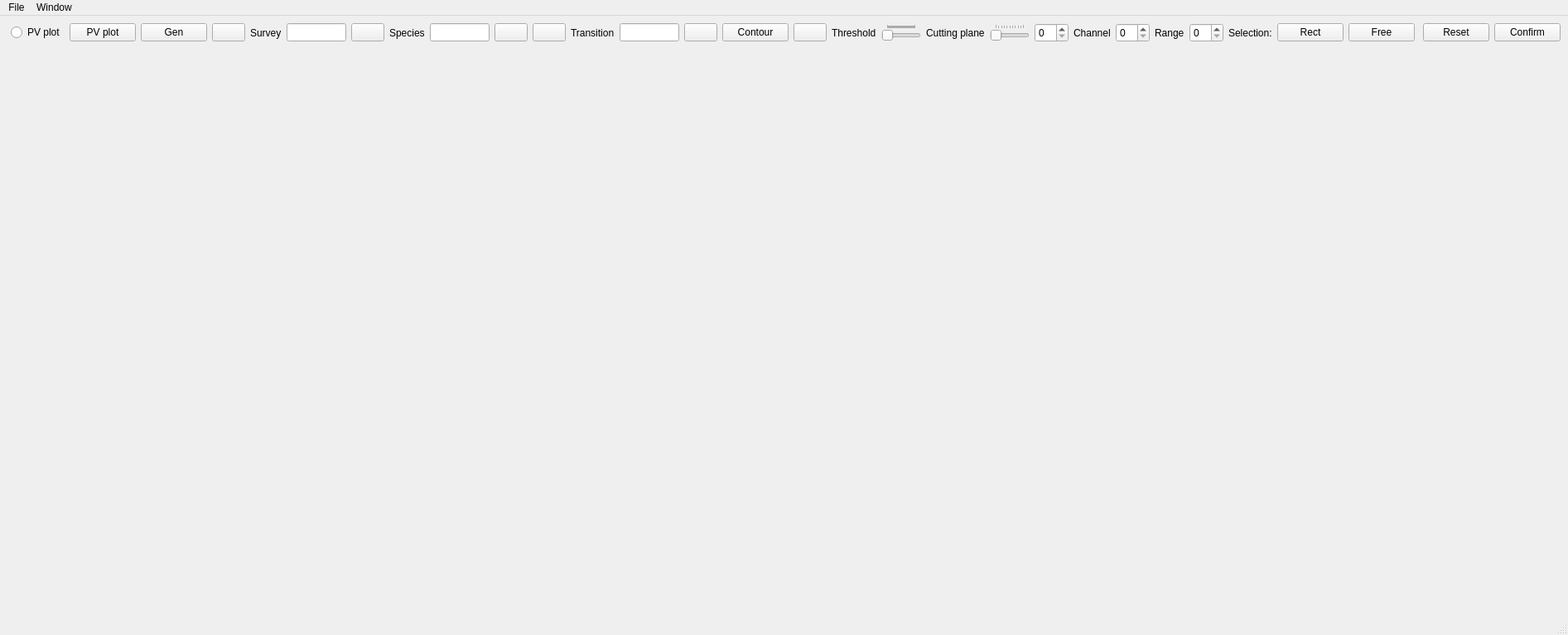
<?xml version="1.0" encoding="UTF-8"?>
<ui version="4.0">
 <class>vtkwindow</class>
 <widget class="QMainWindow" name="vtkwindow">
  <property name="geometry">
   <rect>
    <x>0</x>
    <y>0</y>
    <width>1893</width>
    <height>767</height>
   </rect>
  </property>
  <property name="windowTitle">
   <string>MainWindow</string>
  </property>
  <widget class="QWidget" name="win">
   <layout class="QVBoxLayout" name="verticalLayout_2">
    <item>
     <layout class="QHBoxLayout" name="horizontalLayout">
      <item>
       <spacer name="horizontalSpacer">
        <property name="orientation">
         <enum>Qt::Horizontal</enum>
        </property>
        <property name="sizeHint" stdset="0">
         <size>
          <width>40</width>
          <height>20</height>
         </size>
        </property>
       </spacer>
      </item>
      <item>
       <widget class="QRadioButton" name="PVPlot_radioButton">
        <property name="text">
         <string>PV plot</string>
        </property>
       </widget>
      </item>
      <item>
       <widget class="QPushButton" name="PVPlotPushButton">
        <property name="text">
         <string>PV plot</string>
        </property>
       </widget>
      </item>
      <item>
       <widget class="QPushButton" name="generatePushButton">
        <property name="text">
         <string>Gen</string>
        </property>
       </widget>
      </item>
      <item>
       <widget class="QPushButton" name="cameraLeft">
        <property name="text">
         <string/>
        </property>
        <property name="icon">
         <iconset resource="../visivo.qrc">
          <normaloff>:/icons/PIC_LEFT.bmp</normaloff>:/icons/PIC_LEFT.bmp</iconset>
        </property>
       </widget>
      </item>
      <item>
       <widget class="QLabel" name="label_survey">
        <property name="text">
         <string>Survey</string>
        </property>
       </widget>
      </item>
      <item>
       <widget class="QLineEdit" name="lineEdit_survey"/>
      </item>
      <item>
       <widget class="QPushButton" name="cameraBack">
        <property name="text">
         <string/>
        </property>
        <property name="icon">
         <iconset resource="../visivo.qrc">
          <normaloff>:/icons/PIC_BACK.bmp</normaloff>:/icons/PIC_BACK.bmp</iconset>
        </property>
       </widget>
      </item>
      <item>
       <widget class="QLabel" name="label_species">
        <property name="text">
         <string>Species</string>
        </property>
       </widget>
      </item>
      <item>
       <widget class="QLineEdit" name="lineEdit_species"/>
      </item>
      <item>
       <widget class="QPushButton" name="cameraRight">
        <property name="text">
         <string/>
        </property>
        <property name="icon">
         <iconset resource="../visivo.qrc">
          <normaloff>:/icons/PIC_RIGHT.bmp</normaloff>:/icons/PIC_RIGHT.bmp</iconset>
        </property>
       </widget>
      </item>
      <item>
       <widget class="QPushButton" name="frontCamera">
        <property name="text">
         <string/>
        </property>
        <property name="icon">
         <iconset resource="../visivo.qrc">
          <normaloff>:/icons/PIC_FRONT.bmp</normaloff>:/icons/PIC_FRONT.bmp</iconset>
        </property>
       </widget>
      </item>
      <item>
       <widget class="QLabel" name="label_transition">
        <property name="text">
         <string>Transition</string>
        </property>
       </widget>
      </item>
      <item>
       <widget class="QLineEdit" name="lineEdit_transition"/>
      </item>
      <item>
       <widget class="QPushButton" name="topCamera">
        <property name="text">
         <string/>
        </property>
        <property name="icon">
         <iconset resource="../visivo.qrc">
          <normaloff>:/icons/PIC_TOP.bmp</normaloff>:/icons/PIC_TOP.bmp</iconset>
        </property>
       </widget>
      </item>
      <item>
       <widget class="QPushButton" name="contour_pushButton">
        <property name="text">
         <string>Contour</string>
        </property>
       </widget>
      </item>
      <item>
       <widget class="QPushButton" name="bottomCamera">
        <property name="text">
         <string/>
        </property>
        <property name="icon">
         <iconset resource="../visivo.qrc">
          <normaloff>:/icons/PIC_BOTTOM.bmp</normaloff>:/icons/PIC_BOTTOM.bmp</iconset>
        </property>
       </widget>
      </item>
      <item>
       <widget class="QLabel" name="label_threshold">
        <property name="text">
         <string>Threshold</string>
        </property>
       </widget>
      </item>
      <item>
       <widget class="QSlider" name="horizontalSlider_threshold">
        <property name="orientation">
         <enum>Qt::Horizontal</enum>
        </property>
        <property name="tickPosition">
         <enum>QSlider::TicksAbove</enum>
        </property>
        <property name="tickInterval">
         <number>1</number>
        </property>
       </widget>
      </item>
      <item>
       <widget class="QLabel" name="label_2">
        <property name="text">
         <string>Cutting plane</string>
        </property>
       </widget>
      </item>
      <item>
       <widget class="QSlider" name="cuttingPlane_Slider">
        <property name="orientation">
         <enum>Qt::Horizontal</enum>
        </property>
        <property name="tickPosition">
         <enum>QSlider::TicksAbove</enum>
        </property>
       </widget>
      </item>
      <item>
       <widget class="QSpinBox" name="spinBox_cuttingPlane"/>
      </item>
      <item>
       <widget class="QLabel" name="label_channel">
        <property name="text">
         <string>Channel</string>
        </property>
       </widget>
      </item>
      <item>
       <widget class="QSpinBox" name="spinBox_contour"/>
      </item>
      <item>
       <widget class="QLabel" name="label_channels">
        <property name="text">
         <string>Range</string>
        </property>
       </widget>
      </item>
      <item>
       <widget class="QSpinBox" name="spinBox_channels"/>
      </item>
      <item>
       <widget class="QLabel" name="selectionLabel">
        <property name="text">
         <string>Selection:</string>
        </property>
       </widget>
      </item>
      <item>
       <widget class="QPushButton" name="rectSelection">
        <property name="text">
         <string>Rect</string>
        </property>
       </widget>
      </item>
      <item>
       <widget class="QPushButton" name="freehandPushButton">
        <property name="text">
         <string>Free</string>
        </property>
       </widget>
      </item>
      <item>
       <spacer name="horizontalSpacer_2">
        <property name="orientation">
         <enum>Qt::Horizontal</enum>
        </property>
        <property name="sizeHint" stdset="0">
         <size>
          <width>40</width>
          <height>20</height>
         </size>
        </property>
       </spacer>
      </item>
      <item>
       <widget class="QPushButton" name="resetPushButton">
        <property name="text">
         <string>Reset</string>
        </property>
       </widget>
      </item>
      <item>
       <widget class="QPushButton" name="confirmPushButton">
        <property name="text">
         <string>Confirm</string>
        </property>
       </widget>
      </item>
     </layout>
    </item>
    <item>
     <widget class="QVTKWidget" name="qVTK1" native="true">
      <property name="sizePolicy">
       <sizepolicy hsizetype="Preferred" vsizetype="Expanding">
        <horstretch>0</horstretch>
        <verstretch>0</verstretch>
       </sizepolicy>
      </property>
      <property name="mouseTracking">
       <bool>false</bool>
      </property>
     </widget>
    </item>
   </layout>
  </widget>
  <widget class="QMenuBar" name="menubar">
   <property name="geometry">
    <rect>
     <x>0</x>
     <y>0</y>
     <width>1893</width>
     <height>22</height>
    </rect>
   </property>
   <widget class="QMenu" name="menuWindow">
    <property name="title">
     <string>Window</string>
    </property>
    <addaction name="actionTools"/>
    <addaction name="actionInfo"/>
   </widget>
   <widget class="QMenu" name="menuFile">
    <property name="title">
     <string>File</string>
    </property>
   </widget>
   <addaction name="menuFile"/>
   <addaction name="menuWindow"/>
  </widget>
  <widget class="QStatusBar" name="statusbar"/>
  <action name="actionTools">
   <property name="text">
    <string>Tools</string>
   </property>
   <property name="shortcut">
    <string>Ctrl+T</string>
   </property>
  </action>
  <action name="actionClose">
   <property name="text">
    <string>Close</string>
   </property>
  </action>
  <action name="actionInfo">
   <property name="text">
    <string>Info</string>
   </property>
  </action>
 </widget>
 <customwidgets>
  <customwidget>
   <class>QVTKWidget</class>
   <extends>QWidget</extends>
   <header>QVTKWidget.h</header>
   <container>1</container>
  </customwidget>
 </customwidgets>
 <resources>
  <include location="../visivo.qrc"/>
 </resources>
 <connections/>
</ui>
